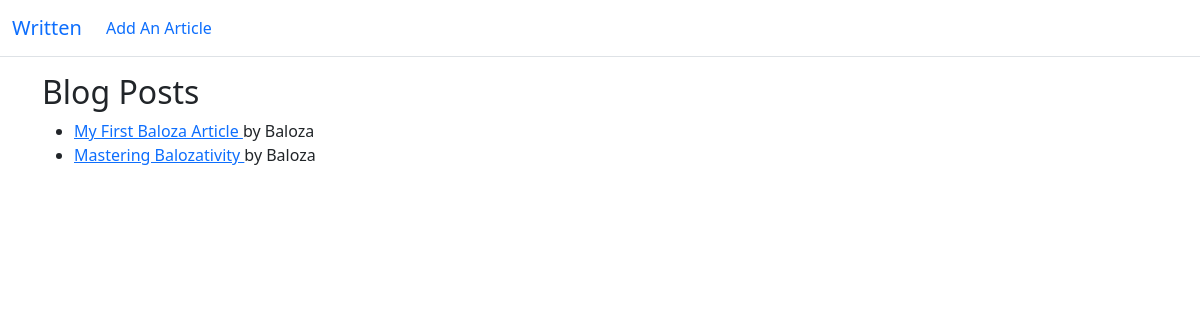
/, run on an earlier commit of the app's database.
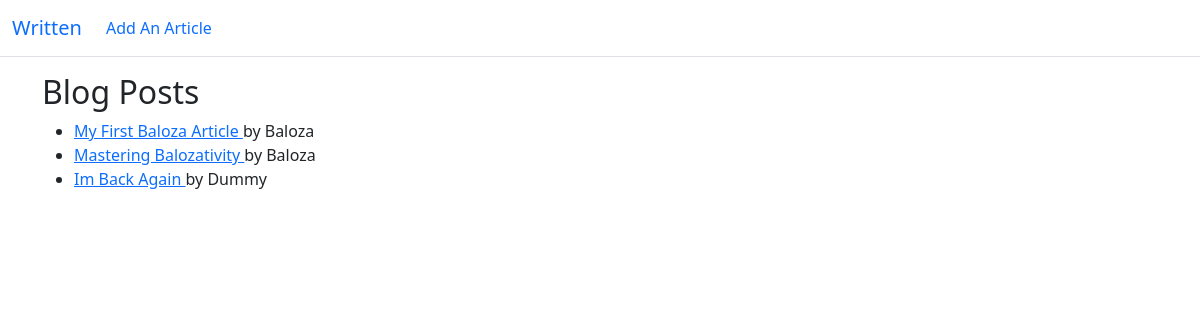
And on a later commit of the database.
### blog/models.py (models this page shows, shortened)
class Post(models.Model):
    author = models.ForeignKey(User, on_delete=models.CASCADE)
    title = models.CharField(max_length=150)
    content = models.TextField(max_length=12000)

### blog/views.py (the view)
# urls.py: path('', HomepageView.as_view(), name="homepage"),
class HomepageView(ListView):
    model = Post
    template_name = 'blog/homepage.html'

### blog/templates/blog/homepage.html
{% extends 'blog/base.html' %}
{% block content %}
	<h2>Blog Posts</h2>
	<ul>
		{% for post in object_list %}
		<li>
			<a href="{% url 'article' post.pk %}"> {{ post.title }} </a> by
			{{ post.author }}<br>
		</li>
		{% endfor %}
	</ul>
{% endblock %}

What changed in the data, as far as the page shows it:
added Post: title "Im Back Again", author "Dummy"
